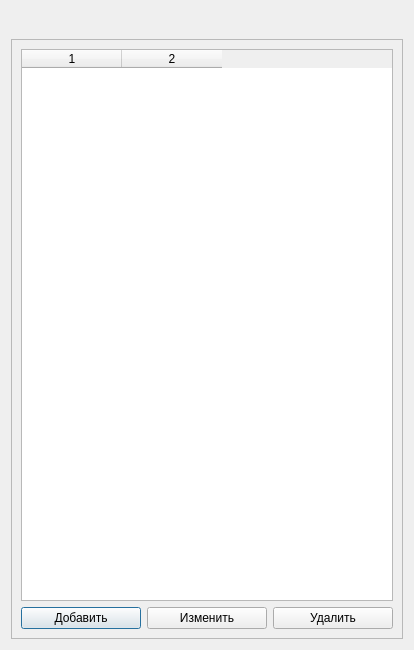
<?xml version="1.0" encoding="UTF-8"?>
<ui version="4.0">
 <class>ParentTableWindow</class>
 <widget class="QDialog" name="ParentTableWindow">
  <property name="geometry">
   <rect>
    <x>0</x>
    <y>0</y>
    <width>414</width>
    <height>635</height>
   </rect>
  </property>
  <property name="windowTitle">
   <string>Родительская таблица</string>
  </property>
  <layout class="QVBoxLayout" name="verticalLayout_3">
   <item>
    <layout class="QVBoxLayout" name="verticalLayout_2">
     <item>
      <widget class="QLabel" name="ParentTableWindowName">
       <property name="font">
        <font>
         <pointsize>14</pointsize>
         <weight>75</weight>
         <bold>true</bold>
        </font>
       </property>
       <property name="text">
        <string/>
       </property>
       <property name="alignment">
        <set>Qt::AlignCenter</set>
       </property>
      </widget>
     </item>
     <item>
      <widget class="QFrame" name="frame">
       <property name="minimumSize">
        <size>
         <width>200</width>
         <height>600</height>
        </size>
       </property>
       <property name="frameShape">
        <enum>QFrame::StyledPanel</enum>
       </property>
       <property name="frameShadow">
        <enum>QFrame::Raised</enum>
       </property>
       <layout class="QVBoxLayout" name="verticalLayout">
        <item>
         <widget class="QTableWidget" name="ParentTable">
          <property name="sizePolicy">
           <sizepolicy hsizetype="Minimum" vsizetype="Expanding">
            <horstretch>0</horstretch>
            <verstretch>0</verstretch>
           </sizepolicy>
          </property>
          <property name="minimumSize">
           <size>
            <width>60</width>
            <height>300</height>
           </size>
          </property>
          <property name="columnCount">
           <number>2</number>
          </property>
          <attribute name="horizontalHeaderVisible">
           <bool>true</bool>
          </attribute>
          <attribute name="verticalHeaderVisible">
           <bool>false</bool>
          </attribute>
          <column/>
          <column/>
         </widget>
        </item>
        <item>
         <layout class="QHBoxLayout" name="horizontalLayout">
          <item>
           <widget class="QPushButton" name="ParentTableInsertButton">
            <property name="text">
             <string>Добавить</string>
            </property>
           </widget>
          </item>
          <item>
           <widget class="QPushButton" name="ParentTableUpdateButton">
            <property name="text">
             <string>Изменить</string>
            </property>
           </widget>
          </item>
          <item>
           <widget class="QPushButton" name="ParentTableDeleteButton">
            <property name="text">
             <string>Удалить</string>
            </property>
           </widget>
          </item>
         </layout>
        </item>
       </layout>
      </widget>
     </item>
    </layout>
   </item>
  </layout>
 </widget>
 <resources/>
 <connections/>
</ui>
